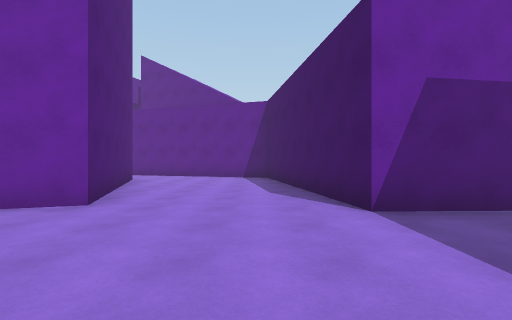
View 1 (above)

16 first-person views from a walk through a scene from a Unity 3-D project. The camera is 1.3 m above the floor, looks level and sees 85° across. The floor is counted in squares, 2.26 m on a side. Each view is taken from the middle of a square. On the plan, view 1 faces up. The plan holds only what a view shows up to about 9 squares ahead; the rest is blank. The place goes on beyond the plan. The player character is not drawn.

View 2
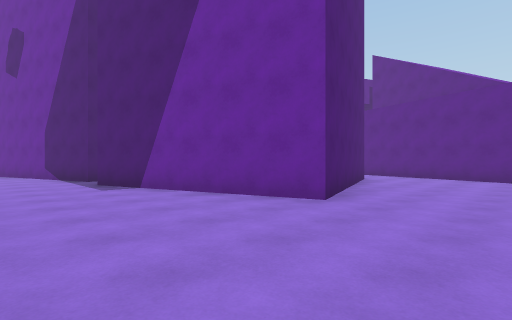

View 3
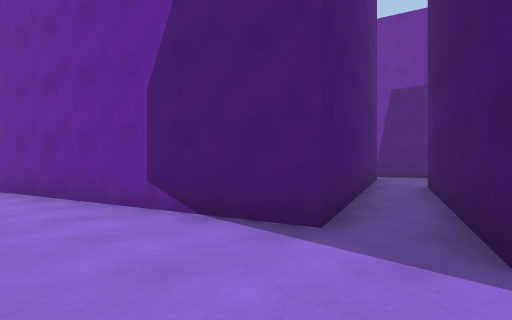

View 4
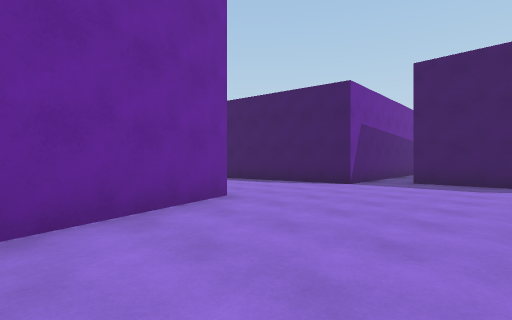

View 5
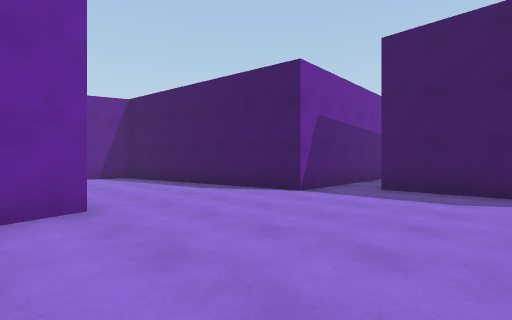

View 6
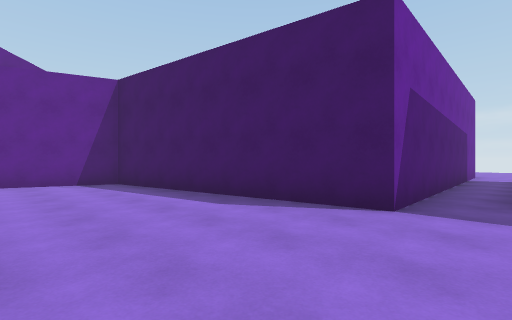

View 7
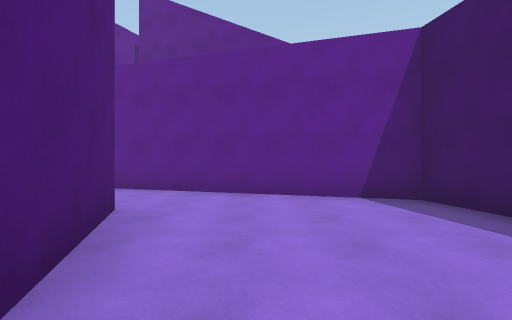

View 8
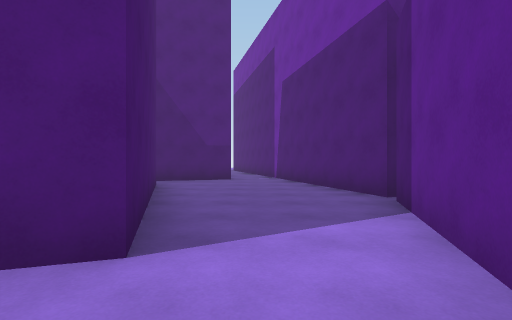

View 9
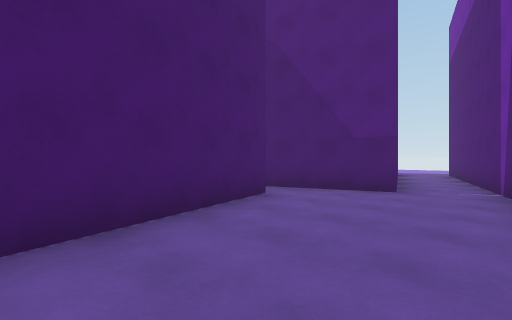

View 10
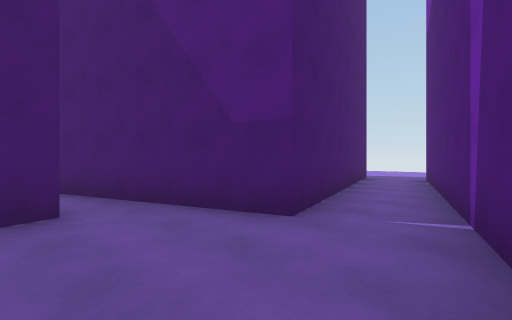

View 11
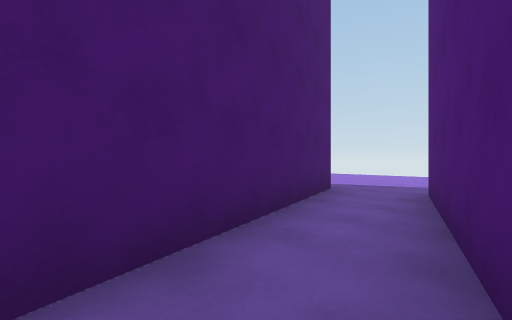

View 12
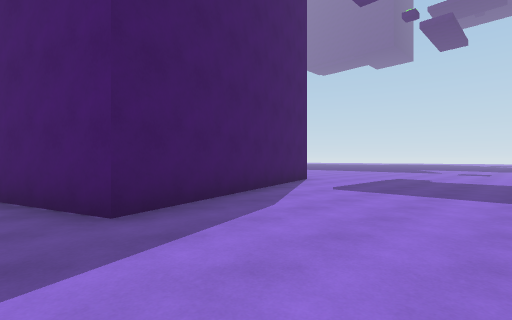

View 13
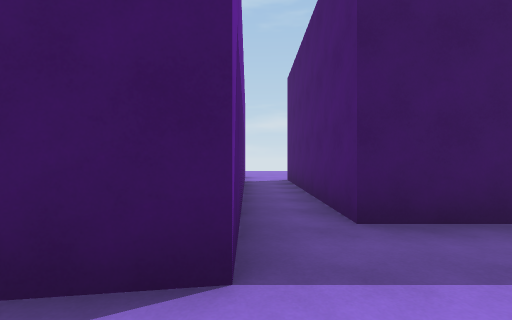

View 14
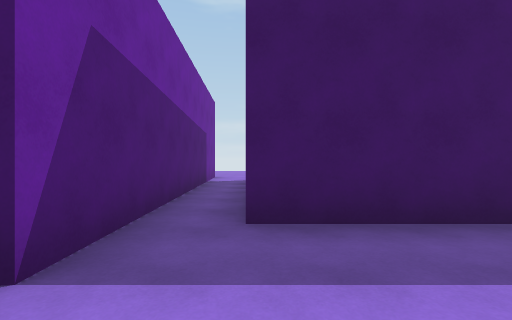

View 15
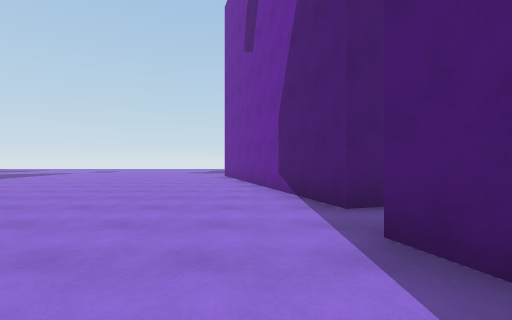

View 16
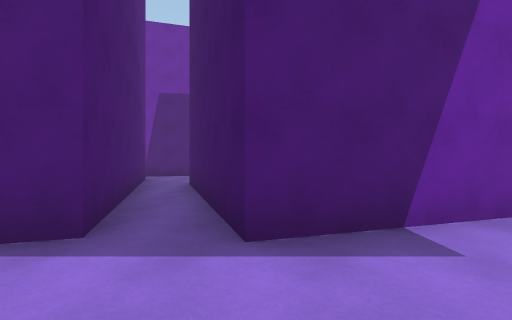

### Floor plan
Points are (right, up) in squares from view 1. A wall is a line through its corners. A room is listed if a view was taken in it or the views show most of it. See-through windows are left out.
Room 1 (views 1, 2, 3, 4, 5, 6, 7, 8, 13, 14, 15, 16)
walls: (-3.6, 8.2) (-2.1, 3.5) (-7.1, 2) (-8, 4.7); (-9, 4.3) (-8.3, 2.1) (-14, 0.2); (2.5, -0.4) (2.5, 2.1) (8, 2.1); (9.3, 3.4) (1.3, 3.1) (0.4, 9) (-3.1, 10.1)
ways out: opening at (-4, 9) to room 2; opening at (9, 3)
Room 2 (views 9, 10, 11)
walls: (-8, 4.7) (-8.6, 6.7) (-3.6, 8.2); (-3.1, 10.1) (-6.2, 11.1) (-15.7, 8.2); (-15.5, 6.6) (-10.3, 8.3) (-9, 4.3)
ways out: opening at (-4, 9) to room 1; opening at (-15, 7) to room 3
Room 3 (view 12)
walls: (-15.7, 8.2) (-17.1, 7.8); (-15.1, -0.1) (-17.1, 6.1) (-15.5, 6.6)
ways out: opening at (-15, 7) to room 2

Positions as (right, up) in squares from view 1, and headings:
1: (0, 0), facing up
2: (0, 0), facing up-left
3: (-7, 0), facing up-left
4: (-5, 0), facing up-right
5: (-3, 0), facing up-right
6: (-2, 2), facing up-right
7: (-2, 5), facing up
8: (-2, 9), facing left
9: (-5, 10), facing down-left
10: (-8, 10), facing down-left
11: (-12, 9), facing down-left
12: (-20, 7), facing down-right
13: (0, 3), facing right
14: (0, 2), facing right
15: (-5, 1), facing left
16: (-7, 0), facing up
